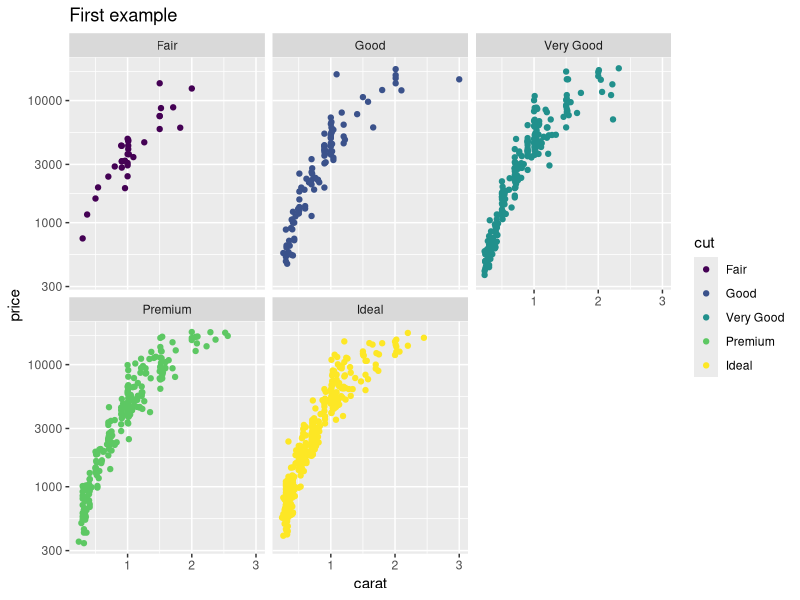

The R source for this figure:
# Activity 01_02: Understanding the structure of a plots

# load the library
library(ggplot2)

# create a subset of the diamonds dataset
set.seed(42)
small <- diamonds[sample(nrow(diamonds),1000),] 
head(small)

# a plot
ggplot(small) + 
  geom_point(aes(x = carat, y = price, color = cut)) + 
  scale_y_log10() + 
  facet_wrap(~cut) + 
  ggtitle("First example")

